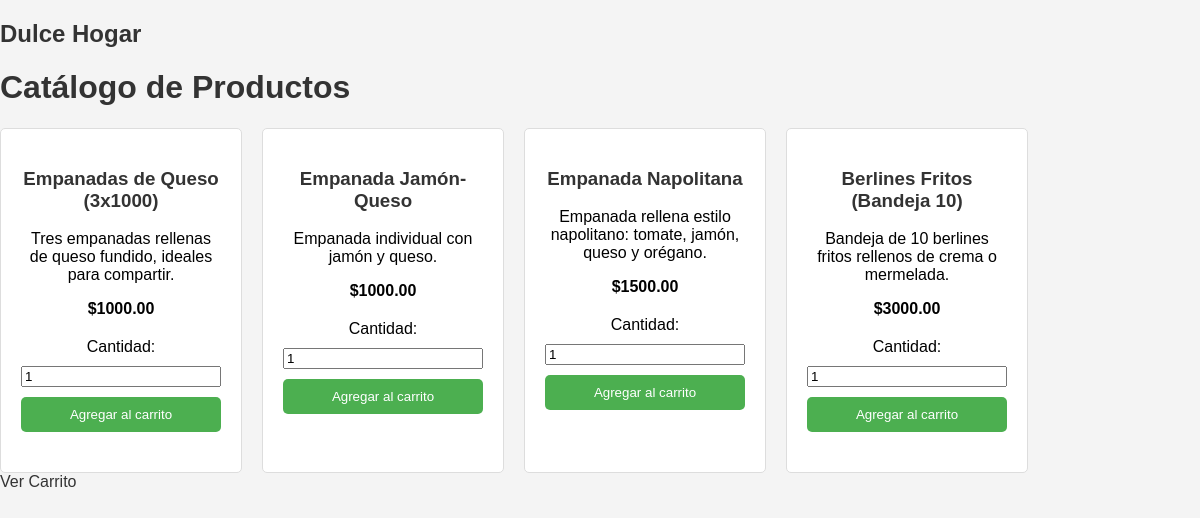
/catalogo.php, run on the app's committed database.
### tables this page shows
CREATE TABLE productos (
  id_producto INT AUTO_INCREMENT PRIMARY KEY,  
  nombre VARCHAR(100),                         
  descripcion TEXT,                            
  precio DECIMAL(10,2),                        
  stock INT                                    
);

### catalogo.php (the view, shortened to what this page needs)
<?php
require_once 'includes/conexion.php';
include 'includes/header.php';
$sql = "SELECT * FROM productos";
$resultado = $conn->query($sql);
?>
<!DOCTYPE html>
<html lang="es">
<head>
  <link rel="stylesheet" href="assets/css/style.css">
</head>
<body>
  <h1>Catálogo de Productos</h1>
  <div class="catalogo">
    <?php while ($producto = $resultado->fetch_assoc()) : ?>
      <div class="producto">
        <h3><?= $producto['nombre'] ?></h3>
        <p><?= $producto['descripcion'] ?></p>
        <p><strong>$<?= $producto['precio'] ?></strong></p>
        <form action="php/agregar_carrito.php" method="POST">
          <label for="cantidad">Cantidad:</label>
          <input type="number" name="cantidad" min="1" max="<?= $producto['stock'] ?>" value="1" required>
          <button type="submit">Agregar al carrito</button>
        </form>
      </div>
    <?php endwhile; ?>
  </div>
  <a href="carrito.php">Ver Carrito</a>
</body>
</html>

### includes/header.php (shortened to what this page needs)
<!DOCTYPE html>
<html lang="es">
<head>
    <link rel="stylesheet" href="assets/css/style.css">
</head>
<body>
    <header>
        <h2>Dulce Hogar</h2>
    </header>

### assets/css/style.css (style rules this page uses)
body { font-family: Arial, sans-serif; margin: 0; padding: 0; background-color: #f4f4f4; }
h1, h2, h3 { color: #333; }
a { text-decoration: none; color: #333; }
button { background-color: #4CAF50; color: white; border: none; padding: 10px 20px; cursor: pointer; border-radius: 5px; }
.catalogo { display: flex; flex-wrap: wrap; gap: 20px; }
.producto { width: 200px; padding: 20px; border: 1px solid #ddd; border-radius: 5px; background-color: white; text-align: center; }
form { display: flex; flex-direction: column; gap: 10px; max-width: 400px; margin: 20px auto; }

### data on the page
productos: nombre "Empanadas de Queso (3x1000)", descripcion "Tres empanadas rellenas de queso fundido, ideales para compartir.", precio "1000.00"
productos: nombre "Empanada Jamón-Queso", descripcion "Empanada individual con jamón y queso.", precio "1000.00"
productos: nombre "Empanada Napolitana", descripcion "Empanada rellena estilo napolitano: tomate, jamón, queso y orégano.", precio "1500.00"
productos: nombre "Berlines Fritos (Bandeja 10)", descripcion "Bandeja de 10 berlines fritos rellenos de crema o mermelada.", precio "3000.00"
